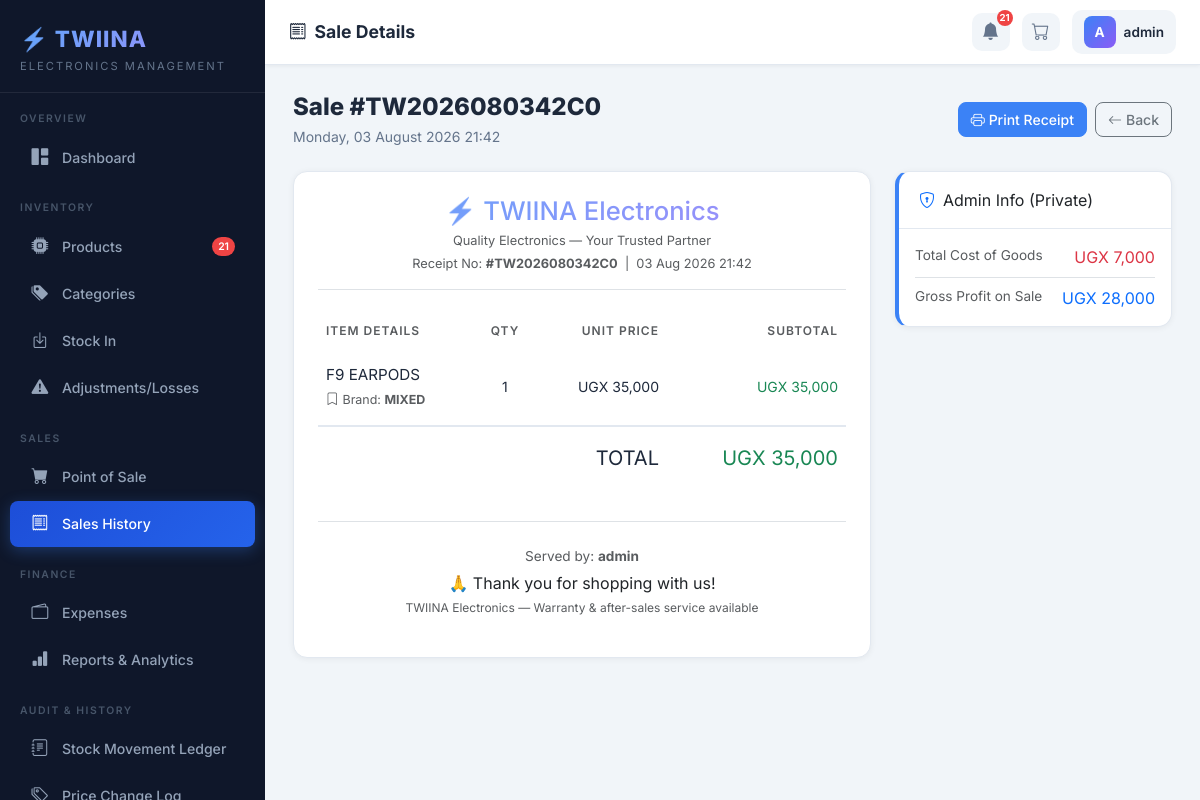
The app's page /sales/3/ (signed in) with its own data.
### shop/models.py (models this page shows, shortened)
class Sale(models.Model):
    sale_number = models.CharField(max_length=20, unique=True, editable=False)
    attendant = models.ForeignKey(User, on_delete=models.SET_NULL, null=True, related_name='sales')
    date = models.DateTimeField(auto_now_add=True)
    notes = models.TextField(blank=True)
    total_amount = models.DecimalField(max_digits=15, decimal_places=2, default=0)
    total_cost = models.DecimalField(max_digits=15, decimal_places=2, default=0)
    class Meta:
        ordering = ['-date']
    @property
    def gross_profit(self):
        return self.total_amount - self.total_cost

class SaleItem(models.Model):
    sale = models.ForeignKey(Sale, on_delete=models.CASCADE, related_name='items')
    product = models.ForeignKey(Product, on_delete=models.SET_NULL, null=True, related_name='sale_items')
    product_name = models.CharField(max_length=200, default='')  # snapshot
    product_brand = models.CharField(max_length=100, blank=True, default='')  # snapshot
    product_model = models.CharField(max_length=100, blank=True, default='')  # snapshot
    product_description = models.TextField(blank=True, default='')  # snapshot
    quantity = models.PositiveIntegerField()
    unit_price = models.DecimalField(max_digits=12, decimal_places=2)
    unit_cost = models.DecimalField(max_digits=12, decimal_places=2, default=0)
    total = models.DecimalField(max_digits=15, decimal_places=2, default=0)

### shop/views.py (the view)
# urls.py: path('sales/<int:pk>/', views.sale_detail, name='sale_detail'),
@login_required
def sale_detail(request, pk):
    sale = get_object_or_404(Sale, pk=pk)
    items = sale.items.select_related('product')
    return render(request, 'shop/sales/detail.html', {'sale': sale, 'items': items})

### shop/context_processors.py (called while the page is built)
def global_context(request):
    if request.user.is_authenticated:
        low_stock_count = Product.objects.filter(
            current_stock__lte=models_min_stock(), is_active=True
        ).count()
        today_sales = Sale.objects.filter(
            date__date=timezone.now().date()
        ).count()
        try:
            user_role = request.user.profile.role
        except Exception:
            user_role = 'ATTENDANT'
        return {
            'low_stock_count': low_stock_count,
            'today_sales_count': today_sales,
            'user_role': user_role,
        }
    return {}

def models_min_stock():
    from django.db.models import F
    return F('minimum_stock')

### shop/models.py (called while the page is built)
    def is_admin(self):
        return self.role == 'ADMIN'

### shop/templatetags/shop_filters.py (called while the page is built)
@register.filter
def currency(value):
    if value is None:
        return "UGX 0.00"
    try:
        return f"UGX {float(value):,.0f}"
    except (ValueError, TypeError):
        return "UGX 0"

### templates/shop/sales/detail.html (shortened to what this page needs)
{% extends 'base.html' %}
{% load shop_filters %}
{% block page_title %}<i class="bi bi-receipt me-2"></i>Sale Details{% endblock %}
{% block content %}
<div class="d-flex justify-content-between align-items-center mb-4 flex-wrap gap-2">
  <div class="page-header mb-0">
    <h1>Sale #{{ sale.sale_number }}</h1>
    <p>{{ sale.date|date:"l, d F Y H:i" }}</p>
  </div>
  <div class="d-flex gap-2">
    <button onclick="window.print()" class="btn btn-primary"><i class="bi bi-printer me-1"></i>Print Receipt</button>
    <a href="{% url 'sale_list' %}" class="btn btn-outline-secondary"><i class="bi bi-arrow-left me-1"></i>Back</a>
  </div>
</div>
<div class="row">
  <div class="col-lg-8">
    <div class="card mb-4" id="receipt-card">
      <div class="card-body p-4">
        <div class="text-center mb-4 pb-3 border-bottom">
          <h4 class="fw-800 mb-1" style="background:linear-gradient(135deg,#60a5fa,#a78bfa);-webkit-background-clip:text;-webkit-text-fill-color:transparent;font-size:1.6rem;">⚡ TWIINA Electronics</h4>
          <p class="text-muted mb-0" style="font-size:0.8rem;">Quality Electronics — Your Trusted Partner</p>
          <p class="text-muted mb-0 mt-1" style="font-size:0.8rem;">Receipt No: <strong>#{{ sale.sale_number }}</strong> &nbsp;|&nbsp; {{ sale.date|date:"d M Y H:i" }}</p>
        </div>
        <table class="table mb-0">
          <thead>
            <tr style="background:#f8fafc;">
              <th class="border-0 text-muted" style="font-size:0.75rem; text-transform:uppercase; letter-spacing:1px;">Item Details</th>
              <th class="border-0 text-muted text-center" style="font-size:0.75rem; text-transform:uppercase; letter-spacing:1px;">Qty</th>
              <th class="border-0 text-muted text-end" style="font-size:0.75rem; text-transform:uppercase; letter-spacing:1px;">Unit Price</th>
              <th class="border-0 text-muted text-end" style="font-size:0.75rem; text-transform:uppercase; letter-spacing:1px;">Subtotal</th>
            </tr>
          </thead>
          <tbody>
            {% for item in items %}
            <tr>
              <td class="py-3">
                <div class="fw-700" style="font-size:0.95rem;">{{ item.product_name }}</div>
                {% if item.product_brand %}
                <div class="text-muted mt-1" style="font-size:0.78rem;"><i class="bi bi-bookmark me-1"></i>Brand: <strong>{{ item.product_brand }}</strong></div>
                {% endif %}
              </td>
              <td class="text-center fw-700 align-middle">{{ item.quantity }}</td>
              <td class="text-end align-middle">{{ item.unit_price|currency }}</td>
              <td class="text-end fw-700 align-middle text-success">{{ item.total|currency }}</td>
            </tr>
            {% endfor %}
          </tbody>
          <tfoot>
            <tr style="border-top: 2px solid #e2e8f0;">
              <td colspan="3" class="text-end fw-800 fs-5 pt-3 pb-0 border-0">TOTAL</td>
              <td class="text-end fw-800 fs-5 pt-3 pb-0 text-success border-0">{{ sale.total_amount|currency }}</td>
            </tr>
          </tfoot>
        </table>
        <div class="text-center mt-5 pt-4 border-top">
          <p class="text-muted mb-1" style="font-size:0.85rem;">Served by: <strong>{{ sale.attendant.get_full_name|default:sale.attendant.username }}</strong></p>
          <p class="fw-700 mb-1" style="font-size:1rem;">🙏 Thank you for shopping with us!</p>
          <p class="text-muted" style="font-size:0.75rem;">TWIINA Electronics — Warranty & after-sales service available</p>
        </div>
      </div>
    </div>
  </div>
  <div class="col-lg-4">
    {% if user.profile.is_admin %}
    <div class="card mb-3" style="border-left: 4px solid var(--accent);">
      <div class="card-header bg-transparent"><span class="fw-700"><i class="bi bi-shield-lock me-2 text-primary"></i>Admin Info (Private)</span></div>
      <div class="card-body">
        <div class="d-flex justify-content-between mb-2 pb-2 border-bottom">
          <span class="text-muted" style="font-size:0.85rem;">Total Cost of Goods</span>
          <span class="fw-600 text-danger">{{ sale.total_cost|currency }}</span>
        </div>
        <div class="d-flex justify-content-between">
          <span class="text-muted" style="font-size:0.85rem;">Gross Profit on Sale</span>
          <span class="fw-700 text-primary fs-6">{{ sale.gross_profit|currency }}</span>
        </div>
      </div>
    </div>
    {% endif %}
  </div>
</div>
{% endblock %}

### templates/base.html (shortened to what this page needs)
{% load shop_filters %}
<!DOCTYPE html>
<html lang="en">
<head>
  <link href="https://cdn.jsdelivr.net/npm/bootstrap@5.3.2/dist/css/bootstrap.min.css" rel="stylesheet"/>
  <link href="https://cdn.jsdelivr.net/npm/bootstrap-icons@1.11.3/font/bootstrap-icons.css" rel="stylesheet"/>
</head>
<body>
{% if user.is_authenticated %}
<div id="sidebar">
  <div class="sidebar-logo">
    <div class="brand-name">⚡ TWIINA</div>
    <div class="brand-sub">Electronics Management</div>
  </div>
  {% if user_role == 'ADMIN' %}
  <div class="nav-section-label">Overview</div>
  <nav class="sidebar-nav">
    <a href="{% url 'dashboard' %}" class="{% if request.resolver_match.url_name == 'dashboard' %}active{% endif %}">
      <i class="bi bi-grid-1x2-fill"></i> Dashboard
    </a>
  </nav>
  <div class="nav-section-label">Inventory</div>
  <nav class="sidebar-nav">
    <a href="{% url 'product_list' %}" class="{% if 'product' in request.resolver_match.url_name %}active{% endif %}">
      <i class="bi bi-cpu-fill"></i> Products
      {% if low_stock_count > 0 %}<span class="badge-dot">{{ low_stock_count }}</span>{% endif %}
    </a>
    <a href="{% url 'category_list' %}" class="{% if 'category' in request.resolver_match.url_name %}active{% endif %}">
      <i class="bi bi-tags-fill"></i> Categories
    </a>
    <a href="{% url 'stock_in_list' %}" class="{% if 'stock_in' in request.resolver_match.url_name %}active{% endif %}">
      <i class="bi bi-box-arrow-in-down"></i> Stock In
    </a>
    <a href="{% url 'adjustment_list' %}" class="{% if 'adjustment' in request.resolver_match.url_name %}active{% endif %}">
      <i class="bi bi-exclamation-triangle-fill"></i> Adjustments/Losses
    </a>
  </nav>
  <div class="nav-section-label">Sales</div>
  <nav class="sidebar-nav">
    <a href="{% url 'pos' %}" class="{% if request.resolver_match.url_name == 'pos' %}active{% endif %}">
      <i class="bi bi-cart-fill"></i> Point of Sale
    </a>
    <a href="{% url 'sale_list' %}" class="{% if 'sale' in request.resolver_match.url_name and request.resolver_match.url_name != 'pos' %}active{% endif %}">
      <i class="bi bi-receipt"></i> Sales History
    </a>
  </nav>
  <div class="nav-section-label">Finance</div>
  <nav class="sidebar-nav">
    <a href="{% url 'expense_list' %}" class="{% if 'expense' in request.resolver_match.url_name %}active{% endif %}">
      <i class="bi bi-wallet2"></i> Expenses
    </a>
    <a href="{% url 'reports' %}" class="{% if request.resolver_match.url_name == 'reports' %}active{% endif %}">
      <i class="bi bi-bar-chart-fill"></i> Reports & Analytics
    </a>
  </nav>
  <div class="nav-section-label">Audit & History</div>
  <nav class="sidebar-nav">
    <a href="{% url 'stock_history' %}" class="{% if request.resolver_match.url_name == 'stock_history' %}active{% endif %}">
      <i class="bi bi-journal-text"></i> Stock Movement Ledger
    </a>
    <a href="{% url 'price_history' %}" class="{% if request.resolver_match.url_name == 'price_history' %}active{% endif %}">
      <i class="bi bi-tags"></i> Price Change Log
    </a>
  </nav>
  {% endif %}
</div>
<div id="topbar">
  <span class="page-title">{% block page_title %}Dashboard{% endblock %}</span>
  <div class="topbar-right">
    {% if low_stock_count > 0 %}
    <a href="{% url 'product_list' %}?stock=low" class="topbar-icon-btn" title="Low Stock Alert">
      <i class="bi bi-bell-fill"></i>
      <span class="notif-badge">{{ low_stock_count }}</span>
    </a>
    {% endif %}
    <a href="{% url 'pos' %}" class="topbar-icon-btn" title="Point of Sale">
      <i class="bi bi-cart"></i>
    </a>
    <div class="topbar-user">
      <div class="avatar">{{ user.username|first|upper }}</div>
      <span class="u-name">{{ user.get_full_name|default:user.username }}</span>
    </div>
  </div>
</div>
<div id="main-content">
  {% block content %}{% endblock %}
</div>
{% else %}
{% block auth_content %}{% endblock %}
{% endif %}
</body>
</html>

### records on screen
Sale: sale_number "TW2026080342C0", date "Monday, 03 August 2026 21:42", date "03 Aug 2026 21:42", total_amount "UGX 35,000", attendant.get_full_name "admin", total_cost "UGX 7,000", gross_profit "UGX 28,000"
SaleItem: product_name "F9 EARPODS", product_brand "MIXED", quantity "1", unit_price "UGX 35,000", total "UGX 35,000"

### other values on screen
{{ low_stock_count }} "21"
{{ user.username|first|upper }} "A"
{{ user.get_full_name|default:user.username }} "admin"
